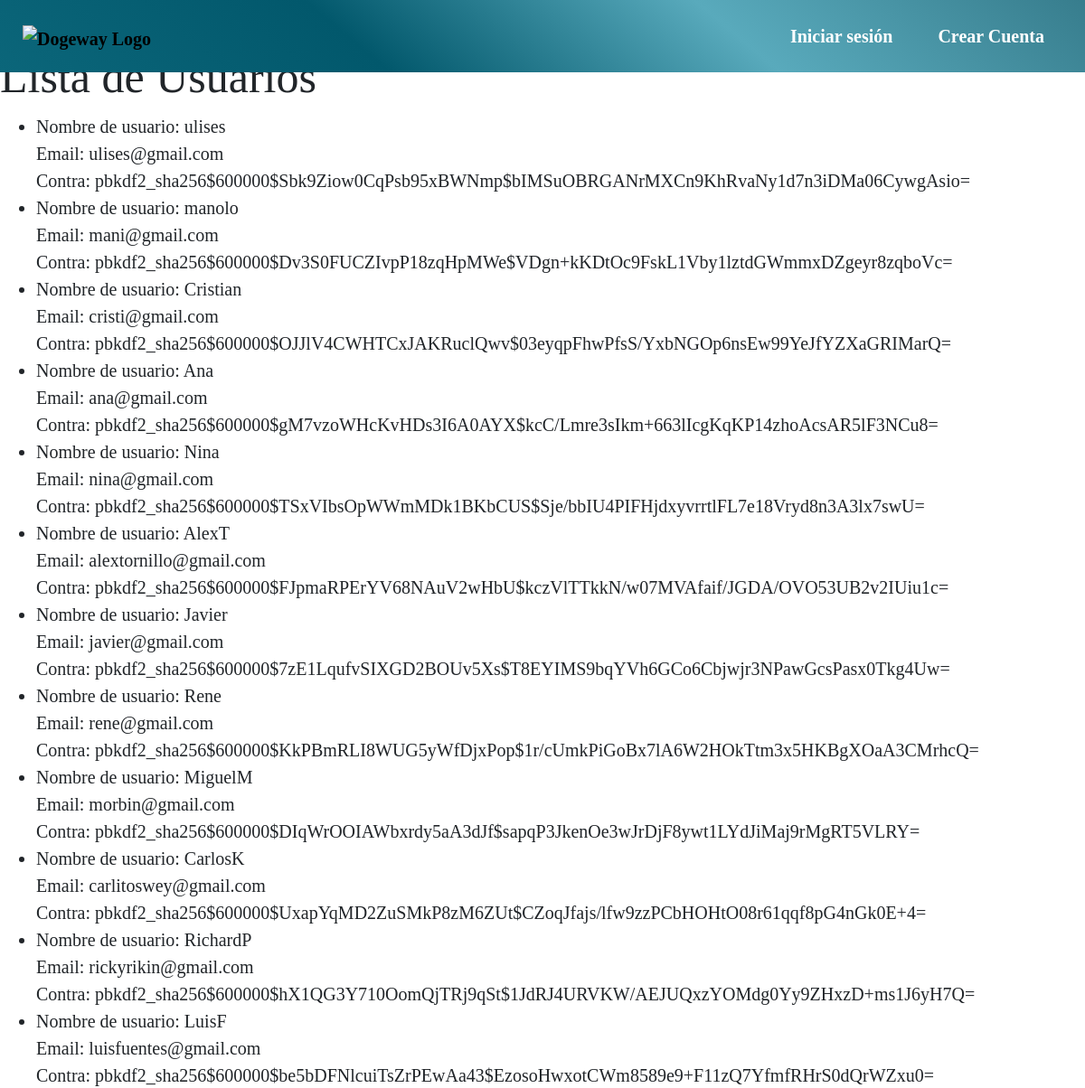
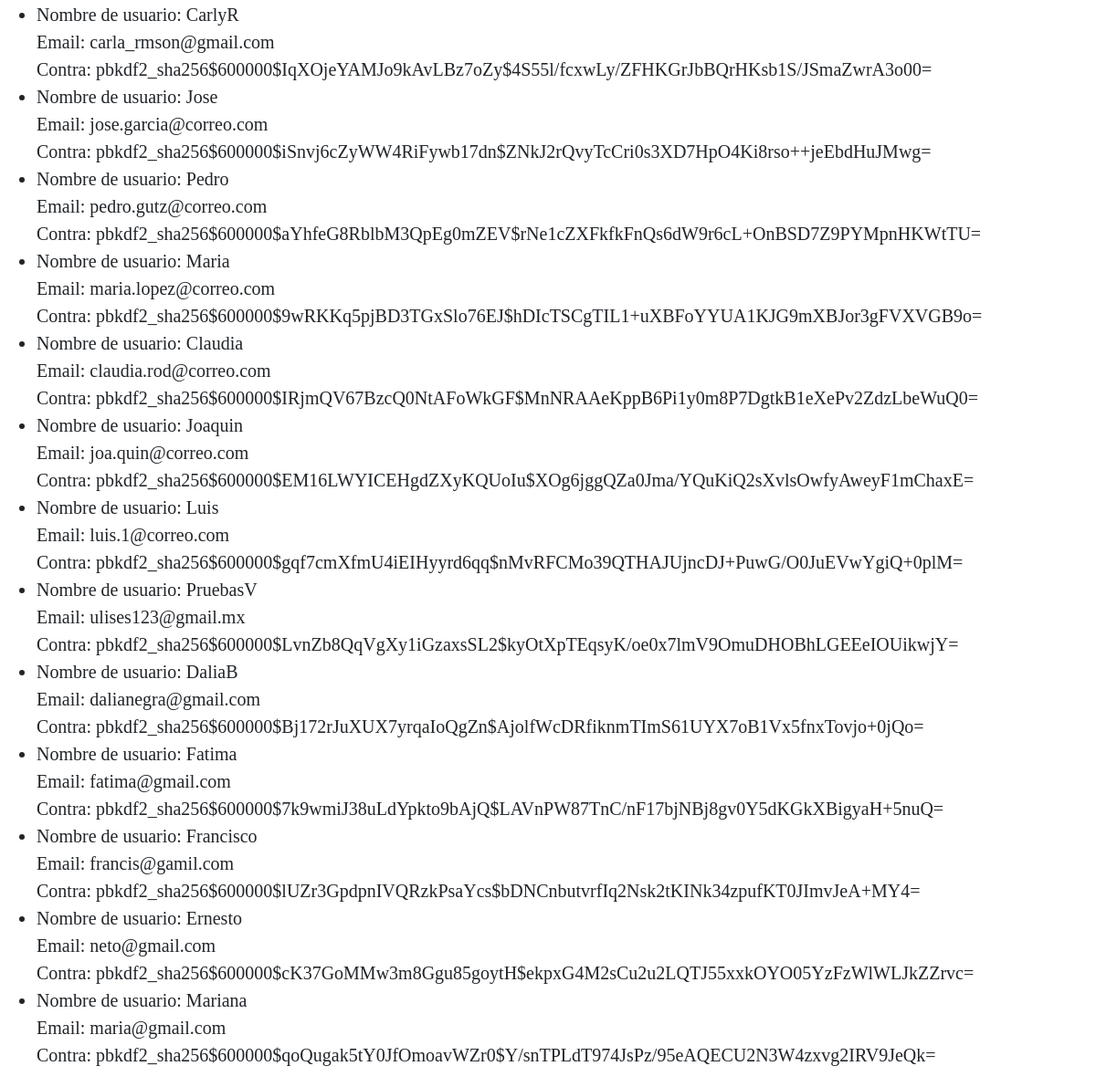
The app's page /lista/ with its own data (2 pictures, top to bottom).
### main_app/models.py (models this page shows, shortened)
class Usuario(AbstractUser):
    fotografia = models.ImageField(upload_to='usuarios/', null=True, blank=True)
    telefono = models.CharField(max_length=20)
    fecha_de_nacimiento = models.DateField()
    direccion = models.CharField(max_length=100)
    fotografia_identificacion = models.ImageField(upload_to='identificaciones/', null=True, blank=True)
    verificado = models.BooleanField(default=False)
    usuarios_bloqueados = models.ManyToManyField('self', symmetrical=False, related_name='usuarios_bloqueadores')
    groups = models.ManyToManyField('auth.Group', related_name='usuarios')
    user_permissions = models.ManyToManyField('auth.Permission', related_name='usuarios')

### main_app/views.py (the view)
# urls.py: path('lista/', views.ListaUsuariosView.as_view(), name='lista de usuarios'),
class ListaUsuariosView(ListView):
    model = Usuario
    template_name = 'lista.html'
    context_object_name = 'usuarios'

### main_app/templates/lista.html
{% include "layouts/base.html" %}
{% load static %}
{% block estilos_adicionales %}
<link rel="stylesheet" href="{% static 'css/lista.css' %}">
{% endblock %}
{% block content %}
<h1>Lista de Usuarios</h1>
<ul>
    {% for usuario in usuarios %}
    <li>
        Nombre de usuario: {{ usuario.username }}<br>
        Email: {{ usuario.email }}<br>
        Contra: {{ usuario.password}}<br>
    </li>
    {% endfor %}
</ul>
{% endblock content %}

### main_app/static/css/base.css (style rules this page uses)
* { margin: 0; padding: 0; box-sizing: border-box; text-decoration: none; font-family: 'Times New Roman', Times, serif; font-size: 20px; }
body { margin-top: 55px; }

### records on screen
Usuario: username "ulises", email "ulises@gmail.com", password "pbkdf2_sha256$600000$Sbk9Ziow0CqPsb95xBWNmp$bIMSuOBRGANrMXCn9KhRvaNy1d7n3iDMa06CywgAsio="
Usuario: username "manolo", email "mani@gmail.com", password "pbkdf2_sha256$600000$Dv3S0FUCZIvpP18zqHpMWe$VDgn+kKDtOc9FskL1Vby1lztdGWmmxDZgeyr8zqboVc="
Usuario: username "Cristian", email "cristi@gmail.com", password "pbkdf2_sha256$600000$OJJlV4CWHTCxJAKRuclQwv$03eyqpFhwPfsS/YxbNGOp6nsEw99YeJfYZXaGRIMarQ="
Usuario: username "Ana", email "ana@gmail.com", password "pbkdf2_sha256$600000$gM7vzoWHcKvHDs3I6A0AYX$kcC/Lmre3sIkm+663lIcgKqKP14zhoAcsAR5lF3NCu8="
Usuario: username "Nina", email "nina@gmail.com", password "pbkdf2_sha256$600000$TSxVIbsOpWWmMDk1BKbCUS$Sje/bbIU4PIFHjdxyvrrtlFL7e18Vryd8n3A3lx7swU="
Usuario: username "AlexT", email "alextornillo@gmail.com", password "pbkdf2_sha256$600000$FJpmaRPErYV68NAuV2wHbU$kczVlTTkkN/w07MVAfaif/JGDA/OVO53UB2v2IUiu1c="
Usuario: username "Javier", email "javier@gmail.com", password "pbkdf2_sha256$600000$7zE1LqufvSIXGD2BOUv5Xs$T8EYIMS9bqYVh6GCo6Cbjwjr3NPawGcsPasx0Tkg4Uw="
Usuario: username "Rene", email "rene@gmail.com", password "pbkdf2_sha256$600000$KkPBmRLI8WUG5yWfDjxPop$1r/cUmkPiGoBx7lA6W2HOkTtm3x5HKBgXOaA3CMrhcQ="
Usuario: username "MiguelM", email "morbin@gmail.com", password "pbkdf2_sha256$600000$DIqWrOOIAWbxrdy5aA3dJf$sapqP3JkenOe3wJrDjF8ywt1LYdJiMaj9rMgRT5VLRY="
Usuario: username "CarlosK", email "carlitoswey@gmail.com", password "pbkdf2_sha256$600000$UxapYqMD2ZuSMkP8zM6ZUt$CZoqJfajs/lfw9zzPCbHOHtO08r61qqf8pG4nGk0E+4="
Usuario: username "RichardP", email "rickyrikin@gmail.com", password "pbkdf2_sha256$600000$hX1QG3Y710OomQjTRj9qSt$1JdRJ4URVKW/AEJUQxzYOMdg0Yy9ZHxzD+ms1J6yH7Q="
Usuario: username "LuisF", email "luisfuentes@gmail.com", password "pbkdf2_sha256$600000$be5bDFNlcuiTsZrPEwAa43$EzosoHwxotCWm8589e9+F11zQ7YfmfRHrS0dQrWZxu0="
Usuario: username "CarlyR", email "carla_rmson@gmail.com", password "pbkdf2_sha256$600000$IqXOjeYAMJo9kAvLBz7oZy$4S55l/fcxwLy/ZFHKGrJbBQrHKsb1S/JSmaZwrA3o00="
Usuario: username "Jose", email "jose.garcia@correo.com", password "pbkdf2_sha256$600000$iSnvj6cZyWW4RiFywb17dn$ZNkJ2rQvyTcCri0s3XD7HpO4Ki8rso++jeEbdHuJMwg="
Usuario: username "Pedro", email "pedro.gutz@correo.com", password "pbkdf2_sha256$600000$aYhfeG8RblbM3QpEg0mZEV$rNe1cZXFkfkFnQs6dW9r6cL+OnBSD7Z9PYMpnHKWtTU="
Usuario: username "Maria", email "maria.lopez@correo.com", password "pbkdf2_sha256$600000$9wRKKq5pjBD3TGxSlo76EJ$hDIcTSCgTIL1+uXBFoYYUA1KJG9mXBJor3gFVXVGB9o="
Usuario: username "Claudia", email "claudia.rod@correo.com", password "pbkdf2_sha256$600000$IRjmQV67BzcQ0NtAFoWkGF$MnNRAAeKppB6Pi1y0m8P7DgtkB1eXePv2ZdzLbeWuQ0="
Usuario: username "Joaquin", email "joa.quin@correo.com", password "pbkdf2_sha256$600000$EM16LWYICEHgdZXyKQUoIu$XOg6jggQZa0Jma/YQuKiQ2sXvlsOwfyAweyF1mChaxE="
Usuario: username "Luis", email "luis.1@correo.com", password "pbkdf2_sha256$600000$gqf7cmXfmU4iEIHyyrd6qq$nMvRFCMo39QTHAJUjncDJ+PuwG/O0JuEVwYgiQ+0plM="
Usuario: username "PruebasV", email "ulises123@gmail.mx", password "pbkdf2_sha256$600000$LvnZb8QqVgXy1iGzaxsSL2$kyOtXpTEqsyK/oe0x7lmV9OmuDHOBhLGEEeIOUikwjY="
Usuario: username "DaliaB", email "dalianegra@gmail.com", password "pbkdf2_sha256$600000$Bj172rJuXUX7yrqaIoQgZn$AjolfWcDRfiknmTImS61UYX7oB1Vx5fnxTovjo+0jQo="
Usuario: username "Fatima", email "fatima@gmail.com", password "pbkdf2_sha256$600000$7k9wmiJ38uLdYpkto9bAjQ$LAVnPW87TnC/nF17bjNBj8gv0Y5dKGkXBigyaH+5nuQ="
Usuario: username "Francisco", email "francis@gamil.com", password "pbkdf2_sha256$600000$lUZr3GpdpnIVQRzkPsaYcs$bDNCnbutvrfIq2Nsk2tKINk34zpufKT0JImvJeA+MY4="
Usuario: username "Ernesto", email "neto@gmail.com", password "pbkdf2_sha256$600000$cK37GoMMw3m8Ggu85goytH$ekpxG4M2sCu2u2LQTJ55xxkOYO05YzFzWlWLJkZZrvc="
Usuario: username "Mariana", email "maria@gmail.com", password "pbkdf2_sha256$600000$qoQugak5tY0JfOmoavWZr0$Y/snTPLdT974JsPz/95eAQECU2N3W4zxvg2IRV9JeQk="
